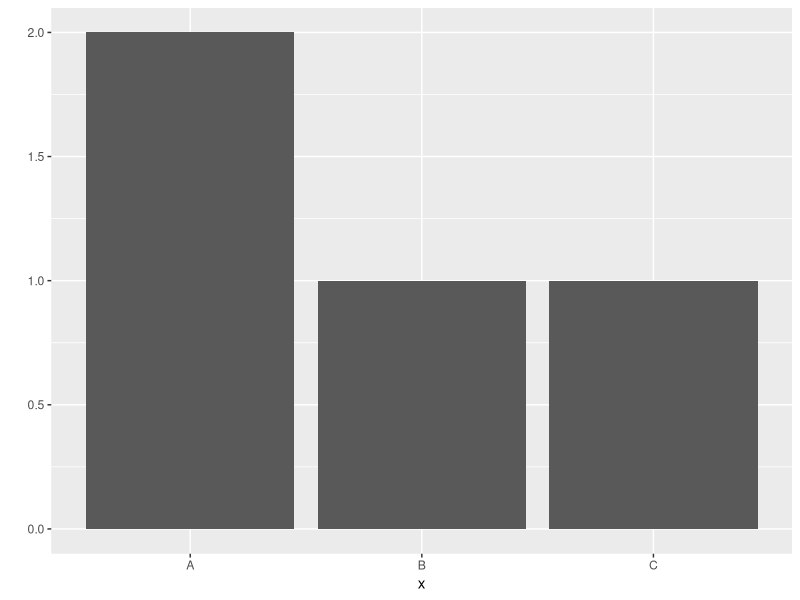
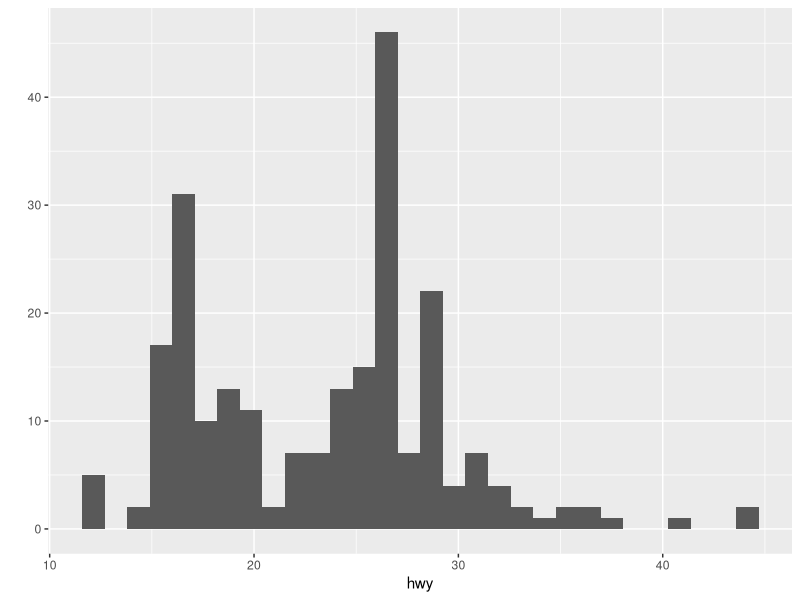
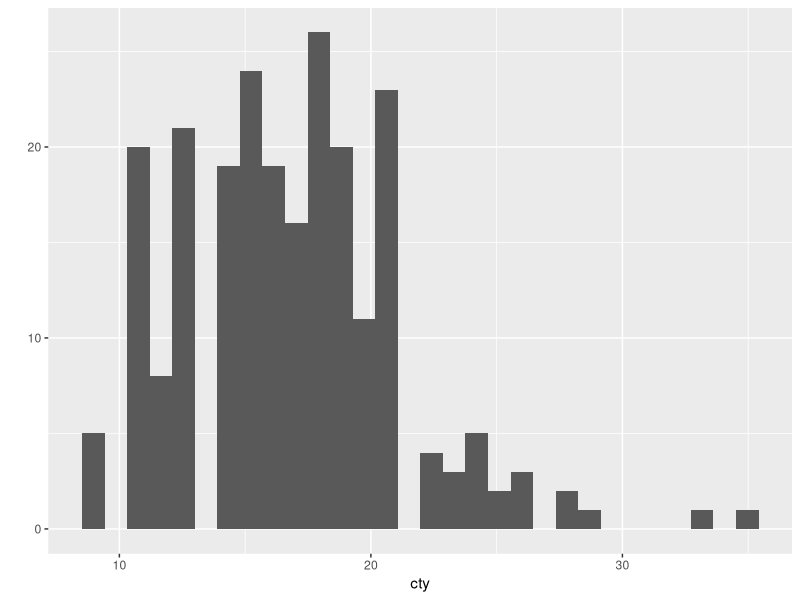
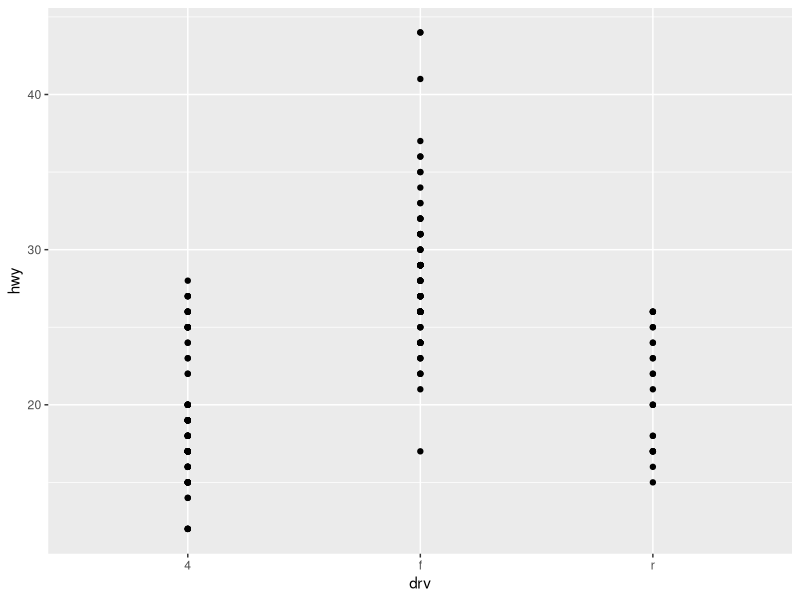
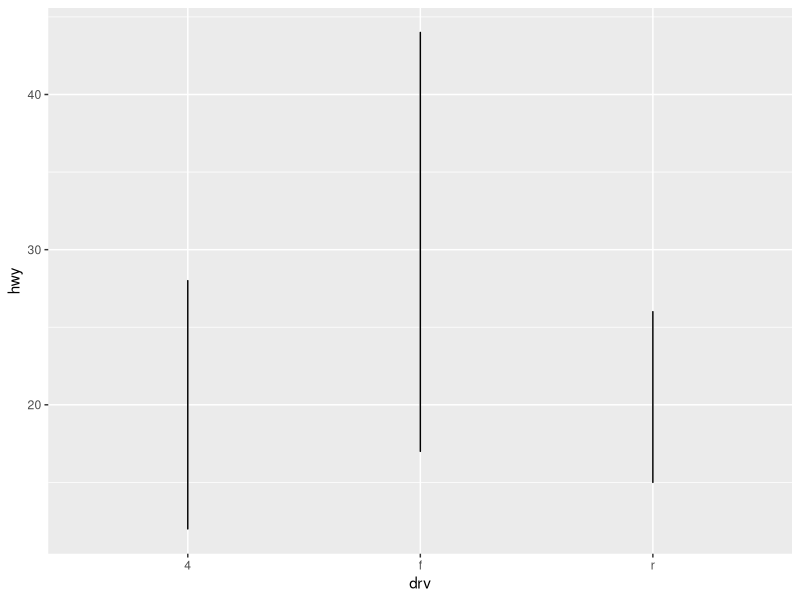
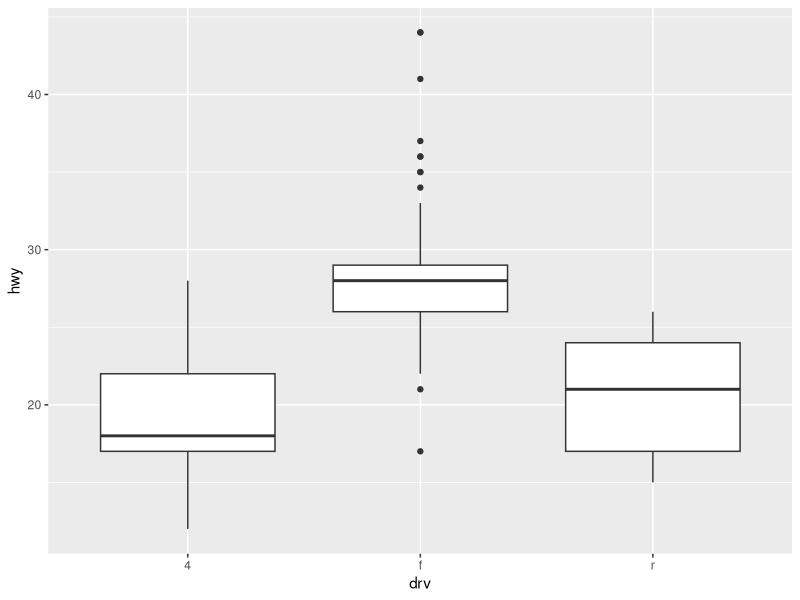
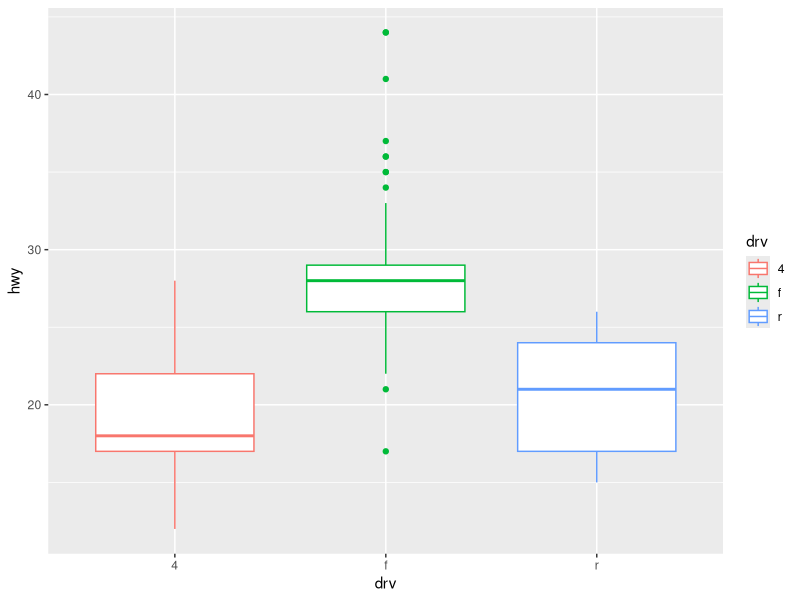

The R source for these figures, in order:
### ggplot2 패키지 ###
library(ggplot2)

x <- c("A", "A", "B", "C")
qplot(x)

View(mpg)
qplot(data = mpg, x = hwy)
qplot(data = mpg, x = cty)
qplot(data = mpg, x = drv, y = hwy)
qplot(data = mpg, x = drv, y = hwy, geom = "line")
qplot(data = mpg, x = drv, y = hwy, geom = "boxplot")
qplot(data = mpg, x = drv, y = hwy, geom = "boxplot", colour = drv)
